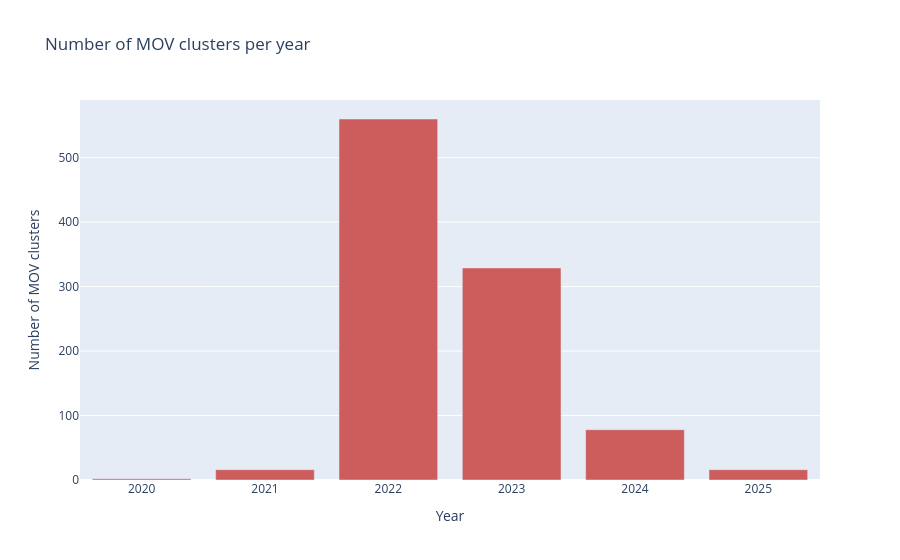

Source (notebook cell):
### Code cell
year_counts = df["year"].value_counts().reset_index()
year_counts.columns = ["year", "num_mov_clusters"]
year_counts.sort_values(by="year")
fig = px.bar(
    year_counts.sort_values(by="year"),
    x="year", y="num_mov_clusters",
    title="Number of MOV clusters per year",
    color_discrete_sequence=["indianred"]
    
    )
fig.update_layout(xaxis_title="Year", yaxis_title="Number of MOV clusters")
fig.show()

### Figure 1 — Plotly figure (JSON) as saved in the notebook; plotly's stock layout.template omitted (floating-point values rounded to 4 significant figures)
{"data": [{"hovertemplate": "year=%{x}<br>num_mov_clusters=%{y}<extra></extra>", "legendgroup": "", "marker": {"color": "indianred", "pattern": {"shape": ""}}, "name": "", "orientation": "v", "showlegend": false, "textposition": "auto", "type": "bar", "x": [2020, 2021, 2022, 2023, 2024, 2025], "xaxis": "x", "y": [2, 16, 560, 329, 78, 16], "yaxis": "y"}], "layout": {"barmode": "relative", "legend": {"tracegroupgap": 0}, "title": {"text": "Number of MOV clusters per year"}, "xaxis": {"anchor": "y", "domain": [0, 1], "title": {"text": "Year"}}, "yaxis": {"anchor": "x", "domain": [0, 1], "title": {"text": "Number of MOV clusters"}}}}
